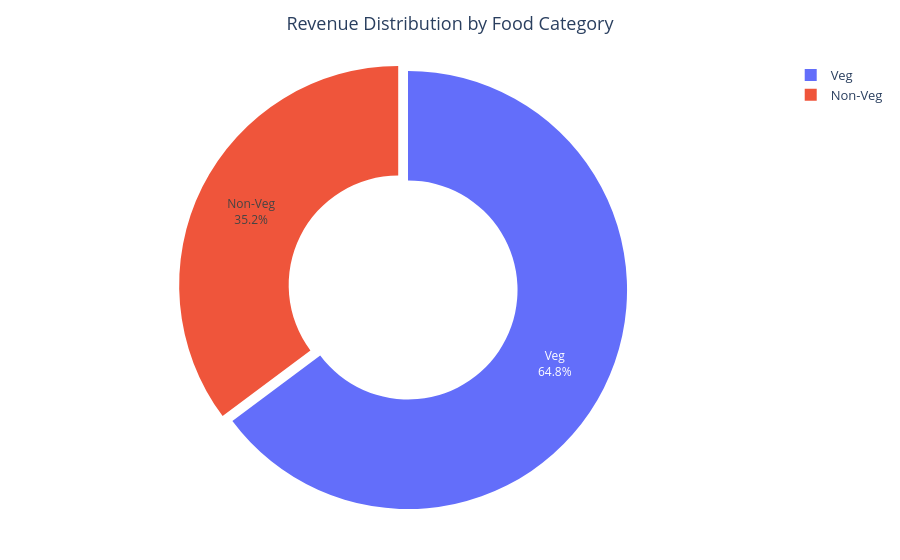

Source (notebook cell):
### Code cell
# Donut chart
fig = px.pie(
    food_revenue,
    names="food_category",
    values="Price (INR)",
    hole=0.5,  # donut effect
   # color_discrete_sequence=px.colors.sequential.Reds  # strong dark colors
)

# Layout customization
fig.update_traces(
    textinfo='percent+label',
    textfont_size=12,
    pull = [0.05,0]
)

fig.update_layout(
    title="Revenue Distribution by Food Category",
    title_x=0.5,
    #template="plotly_dark",  # dark background
    font=dict(size=13),
    margin = dict(t=60, b=40, l=40,r=40)
)

fig.show()

### Figure 1 — Plotly figure (JSON) as saved in the notebook; plotly's stock layout.template omitted (floating-point values rounded to 4 significant figures)
{"data": [{"domain": {"x": [0, 1], "y": [0, 1]}, "hole": 0.5, "hovertemplate": "food_category=%{label}<br>Price (INR)=%{value}<extra></extra>", "labels": ["Non-Veg", "Veg"], "legendgroup": "", "name": "", "pull": [0.05, 0], "showlegend": true, "textfont": {"size": 12}, "textinfo": "percent+label", "type": "pie", "values": [18660000.0, 34350000.0]}], "layout": {"font": {"size": 13}, "legend": {"tracegroupgap": 0}, "margin": {"b": 40, "l": 40, "r": 40, "t": 60}, "title": {"text": "Revenue Distribution by Food Category", "x": 0.5}}}
